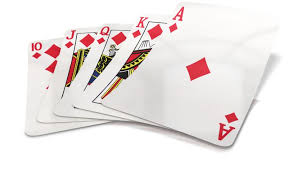
#> input picture images.jpeg, 288 x 175 px, given in place of the camera
$ python contoursDetection.py
#> lines starting #> are read from the running program, lines starting #| are printed output that depends on the picture; after the words box and inside, x2 and y2 are one past the last pixel; in counts of white or black regions, pixels touching at a corner belong together
### utils.py
import cv2
import numpy as np

def stackImages(scale,imgArray):
    rows=len(imgArray)
    cols=len(imgArray[0])

    rowsAvailable = isinstance(imgArray[0],list)
    # print(rowsAvailable)
    width=imgArray[0][0].shape[1]
    height=imgArray[0][0].shape[0]

    if rowsAvailable:
        for x in range(0,rows):
            for y in range(0,cols):
                if imgArray[x][y].shape[:2]==imgArray[0][0].shape[:2]:
                    # print("1")
                    imgArray[x][y]=cv2.resize(imgArray[x][y],(0,0),None,scale,scale)

                else:
                    imgArray[x][y]=cv2.resize(imgArray[x][y],(imgArray[0][0].shape[1],imgArray[0][0].shape[0]),None,scale,scale)

                if len(imgArray[x][y].shape)==2:
                    # print("10")
                    imgArray[x][y]=cv2.cvtColor(imgArray[x][y],cv2.COLOR_GRAY2BGR)

        imageBlank=np.zeros((height,width,3),np.uint8)
        # print("2")
        hor=[imageBlank]*rows
        hor_con=[imageBlank]*rows
        for x in range(0,rows):
            # print("3")
            hor[x]=np.hstack(imgArray[x])
        ver=np.vstack(hor)
        # print(ver)
    else:
        for x in range(0,rows):
            if imgArray[x].shape[:2]==imgArray[0].shape[:2]:
                imgArray[x]=cv2.resize(imgArray[x],(0,0),None,scale,scale)

            else:
                imgArray[x]=cv2.resize(imgArray[x],(imgArray[0].shape[1],imgArray[0].shape[0]),None,scale,scale)

            if len(imgArray[x].shape)==2:
                imgArray[x]=cv2.cvtColor(imgArray[x],cv2.COLOR_GRAY2BGR)

        hor=np.hstack(imgArray)
        ver=hor
        print(ver)
    return ver

def empty(a):
    pass

### contoursDetection.py
import cv2
import numpy as np
from utils import stackImages, empty


frameWidth=1000
frameHieght=700

cap=cv2.VideoCapture(0)
cap.set(3,frameWidth)
cap.set(4,frameHieght)

cv2.namedWindow("parameters")
cv2.resizeWindow("parameters",640,240)
cv2.createTrackbar("threshold1","parameters",150,255,empty)
cv2.createTrackbar("threshold2","parameters",255,255,empty)
cv2.createTrackbar("Area","parameters",5000,3000,empty)

def getContours(img,imgContour):
    contours, hierarchy=cv2.findContours(img,cv2.RETR_EXTERNAL,cv2.CHAIN_APPROX_NONE)
    cv2.drawContours(imgContour,contours,-1,(255,0,255),7)

    for count in contours:
        area=cv2.contourArea(count)
        if area>1000:
            cv2.drawContours(imgContour,count,-1,(255,0,255),7)
            peri=cv2.arcLength(count,True)
            approx=cv2.approxPolyDP(count,0.02*peri,True)
            print(len(approx))

            x_, y_, w_, h_=cv2.boundingRect(approx)
            cv2.rectangle(imgContour,(x_,y_),(x_+w_,y_+h_),(0,255,0),5)
            cv2.putText(imgContour,"points:"+str(len(approx)),(x_+w_+20,y_+20),cv2.FONT_HERSHEY_COMPLEX,0.7,(0,255,0),2)
            cv2.putText(imgContour,"Area:"+str(int(area)),(x_+w_+20,y_+20),cv2.FONT_HERSHEY_COMPLEX,0.7,(0,255,0),2)


while True:
    success,img=cap.read()
#> img is the input picture: shape (175, 288, 3); mean B, G, R 230.5, 231.7, 238.1
    imgContour=img.copy()

    imgBlur=cv2.GaussianBlur(img,(7,7),1)
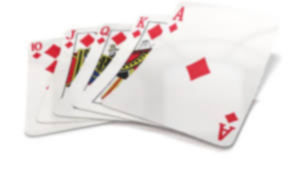
#> imgBlur: shape (175, 288, 3); mean B, G, R 230.5, 231.7, 238.1
    imgGray=cv2.cvtColor(imgBlur,cv2.COLOR_BGR2GRAY)
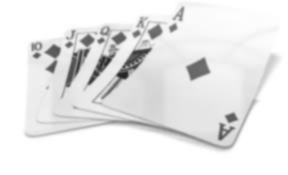
#> imgGray: shape (175, 288); min 36, max 255, mean 233.5

    threshold1=cv2.getTrackbarPos("threshold1","parameters")
    threshold2=cv2.getTrackbarPos("threshold2","parameters")
    imgCanny=cv2.Canny(imgGray,threshold1,threshold2)
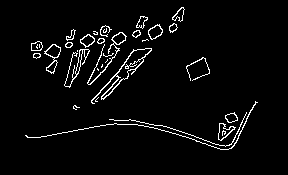
#> imgCanny: shape (175, 288); 3.9% white in thin lines or dots, all inside (x1, y1, x2, y2) = (25, 7, 258, 150)
    kernel=np.ones((5,5))
    imgDil=cv2.dilate(imgCanny,kernel,iterations=1)
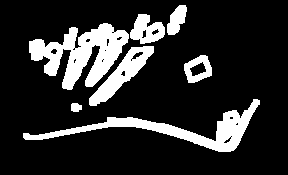
#> imgDil: shape (175, 288); 17.4% white; 7 white regions

    getContours(imgDil,imgContour)
#> in getContours, `contours, hierarchy=cv2.findContours(img,cv2.RETR_EXTERNAL,cv2.CHAIN_A..`: contours = 7 contours; box (x1, y1, x2, y2) and area: (29, 23, 129, 90) 3094, (23, 99, 260, 152) 2434, (89, 46, 154, 106) 1227, (130, 14, 165, 44) 640, (184, 55, 212, 83) 526, (167, 5, 187, 35) 340, (71, 103, 82, 112) 66
#> in getContours, `cv2.drawContours(imgContour,contours,-1,(255,0,255),7)`:
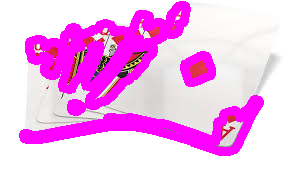
#> imgContour: shape (175, 288, 3); mean B, G, R 241.5, 178.6, 245.9
#> the loop in getContours, `for count in contours:` made 7 passes
#> (area, peri, x_, y_, w_, h_) on passes 2, 4, 5: (2434.5, 596.4, 23, 100, 237, 52), (1227, 195.6, 89, 46, 65, 59), (3094.5, 527.2, 29, 23, 100, 67)
#> area on passes 1, 3, 6, 7: 66.5, 525.5, 639.5, 340
#| 7
#| 5
#| 12
#> after the loop in getContours, `for count in contours:`:
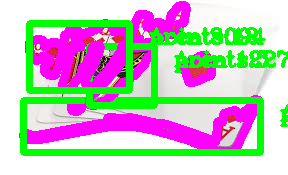
#> imgContour: shape (175, 288, 3); 19.97% of pixels changed, all inside (x1, y1, x2, y2) = (20, 20, 288, 156)

    imgStack=stackImages(0.5,([img,imgGray,imgCanny],
                              [imgDil,imgContour,imgContour]))
#> after the loop in stackImages, `for x in range(0,rows):`: hor = 2 items
#> in stackImages, `ver=np.vstack(hor)`:
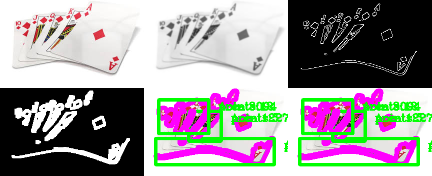
#> ver: shape (176, 432, 3); mean of channels 0, 1, 2 151.3, 151, 153.8; drawn as B, G, R

    cv2.imshow("result",imgStack)

    if cv2.waitKey(1) & 0xFF == ord("q"):
#> (key q is pressed here)
        break
